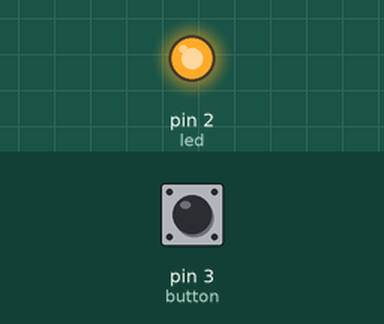
Simulated run of this sketch. Board: Arduino Uno, built with avr-gcc and run on an emulated ATmega328P. Shown: output pins drawn as LEDs (lit = HIGH). The inputs (shaded band) are chosen by the test bench; at power-on: pin 3 (button) HIGH.

Above: at 1.2 s.
1.3 s: pin 3 (button) pulled LOW for 0.15 s
At 1.9 s:
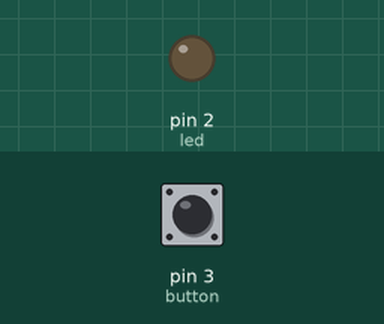
2.9 s: pin 3 (button) pulled LOW for 3.2 s
At 4.3 s:
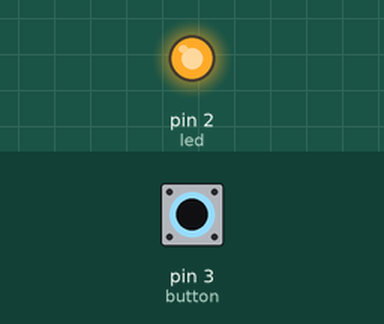
Timing chart, 0 to 7.6 s (numbered marks = the images above; inputs shaded):
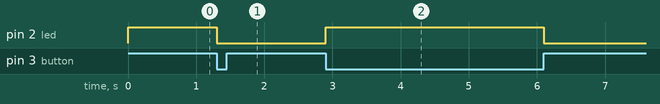

The sketch:

sketch_2c.ino
```cpp
/*
	Interruttore con debounce avanzato
*/

const int led = 2, button = 3, debounce = 250;
bool LEDstate = true, prevState = false, buttonState;
unsigned long prevMillis;

void setup ()
{
	pinMode(led, OUTPUT);	// impostiamo come output
	pinMode(button, INPUT_PULLUP);	// impostiamo come input
}

void loop ()
{
	buttonState = digitalRead(button);

	if (buttonState != prevState && millis() > prevMillis + debounce)
	{
		LEDstate = !LEDstate;
		prevMillis = millis();
	}

	digitalWrite(led, LEDstate);
	prevState = buttonState;
}
```

Measured:
- after the input at 1.3 s, pin 2 (led): HIGH → LOW at once
- after the input at 2.9 s, pin 2 (led): LOW → HIGH at once, → LOW 3.2 s later
